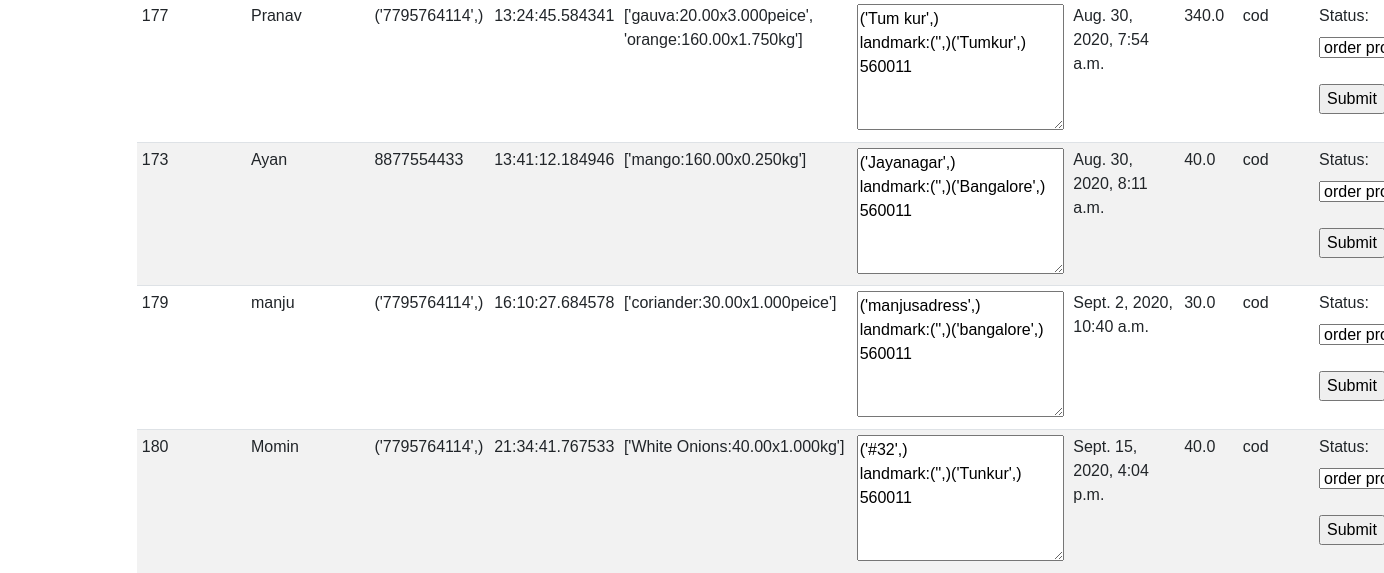
The page /managerdash (signed in, lower part) on the database as committed earlier.
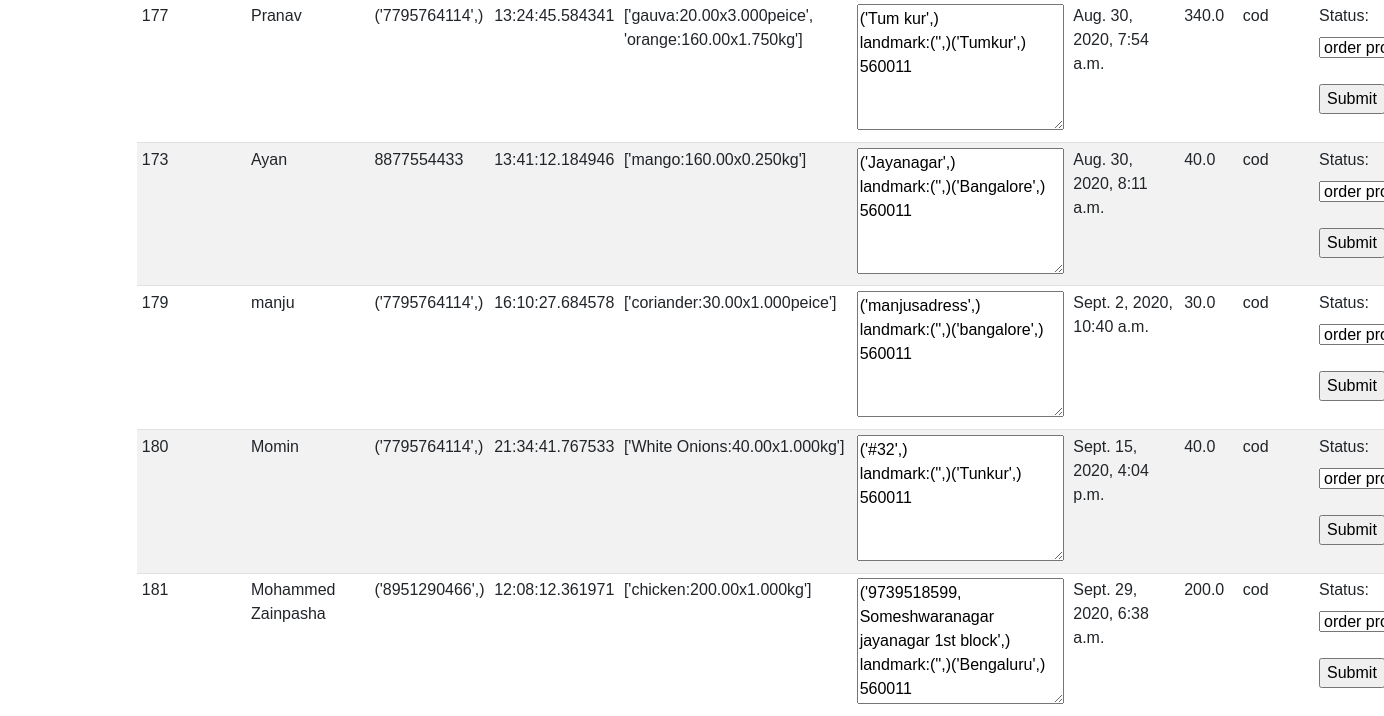
The same page on the database as committed later.
### atoz_store/models.py (models this page shows, shortened)
class manager(models.Model):
    Orderm=models.ForeignKey(Order,on_delete=models.SET_NULL,blank=True,null=True)
    namem=models.CharField(max_length=400,null=True)
    phonem=models.CharField(max_length=400,null=True)
    trans_id = models.CharField(max_length=400,null=True)
    productm = models.CharField(max_length=400,null=True)
    quantitym=models.CharField(max_length=400,null=True)
    adressm=models.CharField(max_length=400,null=True)
    date = models.DateTimeField(auto_now_add=True)
    totalm = models.CharField(max_length=400,null=True)
    payment = models.CharField(max_length=10,null=True)

class Order(models.Model):
    status = (
        ("op","order processing"),
        ("od","out for delivery"),
        ("d","delivered"),
         )
    customer = models.ForeignKey(Customer,on_delete=models.SET_NULL,blank=True,null=True)
    status = models.CharField(max_length=40,choices=status,null=True,default="null")
    date_ordered = models.DateTimeField(auto_now_add=True,null=True)
    mark = models.IntegerField(default=1)
    complete = models.BooleanField(default=True,null=True,blank=False)
    transaction_id = models.CharField(max_length=128,null=True)
    def __str__(self):
        return str(self.id)

### manager/views.py (the view, shortened to what this page needs)
# urls.py: path("managerdash",views.managerdash,name="managerdash"),
def managerdash(request):
    user = request.user
    if user is not None and user.is_superuser:
        managerda = list(manager.objects.all())
        orderss= Order.objects.all()
        orders = list(Order.objects.all())
        customers = list(Customer.objects.all())
        context = {'customers':customers,'orders':orders,'managerda':managerda}
        return render(request,'atoz_store/manager.html',context)
    else:
        return render(request,'atoz_store/managelogin.html')

### atoz_store/Templates/atoz_store/manager.html (shortened to what this page needs)
{% extends 'atoz_store/main.html' %}
{% load static %}
{% block content %}
<br>
<br>
<table  class="table table-striped table-sm">
    <tbody>
      {% for mdr in managerda %}
      <tr>
        <td>{{mdr.Orderm.id}}</td>
        <td>{{mdr.namem}}</td>
        <td>{{mdr.phonem}}</td>
        <td>{{mdr.trans_id}}</td>
        <td>{{mdr.productm}}</td>
        <td><textarea name="" id="" cols="20" rows="5">{{mdr.adressm}}</textarea></td>
        <td>{{mdr.date}}</td>
        <td>{{mdr.totalm}}</td>
        <td>{{mdr.payment}}</td>
        <td><form  id={{mdr.Orderm}} method="POST" action="managerdash">
          <label  for="status">Status:</label>
          <select  name="status" id="status">
            <option  value={"ordno":"{{mdr.Orderm}}","status":"op"}>order processing</option>
          </select>
          <br><br>
          <input data-ord={{mdr.Orderm}}  class="setstatus" type="submit" value="Submit">
        </form></td>
      </tr>
      {% endfor %}
    </tbody>
  </table>
{% endblock content%}

### atoz_store/Templates/atoz_store/main.html (shortened to what this page needs)
<!DOCTYPE html>
<html lang="en">
<head>
  {% load static %}
    <link rel="stylesheet" href="https://stackpath.bootstrapcdn.com/bootstrap/4.5.0/css/bootstrap.min.css">
    <link rel="stylesheet" href="{% static 'css/main.css' %}">
</head>
<body>
   <div class="container">
       <br>
       {% block content%}
       {% endblock content%}
   </div>
</body>
</html>

### atoz_store/static/css/main.css (style rules this page uses)
html, body { margin: 0; padding: 0; height: 100%; background-color:white; font-family: 'Ubuntu', sans-serif; }

Rows that differ between the two databases and show on the page:
added manager: Orderm.id "181", namem "Mohammed Zainpasha", phonem "('8951290466',)", trans_id "12:08:12.361971", productm "['chicken:200.00x1.000kg']", adressm "('9739518599, Someshwaranagar jayanagar 1st block',) landmark:('',)('Bengaluru',) 560011", date "Sept. 29, 2020, 6:38 a.m.", totalm "200.0", payment "cod"
